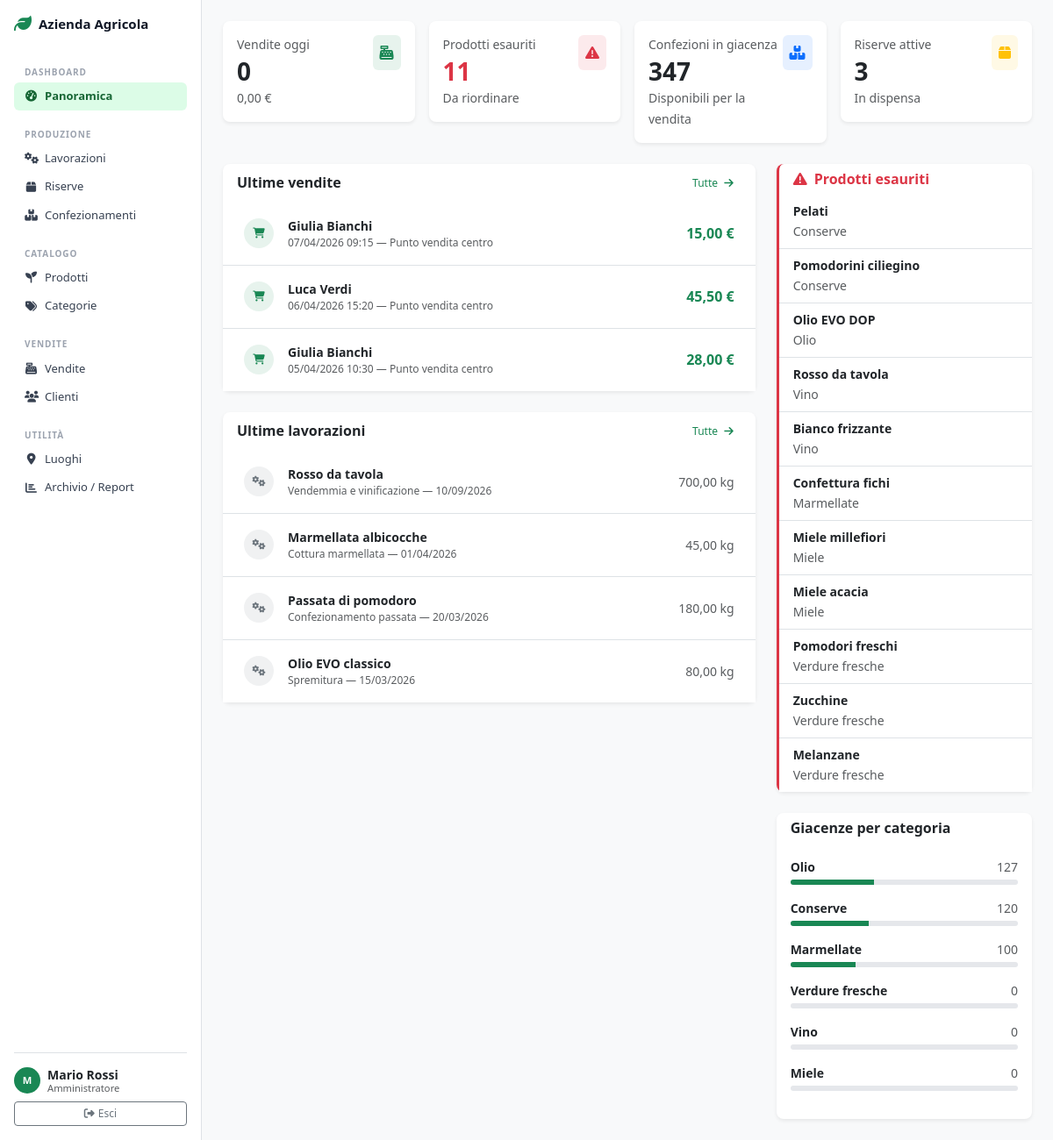
Page /admin/index.php (signed in) on the committed database.
### tables this page shows
CREATE TABLE IF NOT EXISTS VENDITA (
    idVendita INT AUTO_INCREMENT PRIMARY KEY,
    dataVendita DATETIME NOT NULL DEFAULT CURRENT_TIMESTAMP,
    totaleCalcolato DECIMAL(10, 2) NOT NULL DEFAULT 0.00,
    totalePagato DECIMAL(10, 2) NOT NULL DEFAULT 0.00,
    note TEXT NULL,
    idCliente INT NOT NULL,
    idLuogo INT NOT NULL,
    
    FOREIGN KEY (idCliente) REFERENCES CLIENTE(idCliente) ON DELETE RESTRICT,
    FOREIGN KEY (idLuogo) REFERENCES LUOGO(idLuogo) ON DELETE RESTRICT,
    INDEX idx_cliente (idCliente),
    INDEX idx_data (dataVendita),
    INDEX idx_luogo (idLuogo)
);

CREATE TABLE IF NOT EXISTS CLIENTE (
    idCliente INT AUTO_INCREMENT PRIMARY KEY,
    idUtente INT NULL,
    nome VARCHAR(150) NOT NULL,
    nickname VARCHAR(100) NULL,
    telefono VARCHAR(20) NULL,
    email VARCHAR(150) NULL,
    occasionale BOOLEAN NOT NULL DEFAULT FALSE,
    
    FOREIGN KEY (idUtente) REFERENCES UTENTE(idUtente) ON DELETE SET NULL,
    INDEX idx_occasionale (occasionale),
    INDEX idx_email (email)
);

CREATE TABLE IF NOT EXISTS LUOGO (
    idLuogo INT AUTO_INCREMENT PRIMARY KEY,
    nome VARCHAR(150) NOT NULL UNIQUE,
    indirizzo VARCHAR(255) NULL,
    tipo ENUM('campo', 'laboratorio', 'punto vendita', 'magazzino') NOT NULL,
    
    INDEX idx_tipo (tipo),
    INDEX idx_nome (nome)
);

CREATE TABLE IF NOT EXISTS LAVORAZIONE (
    idLavorazione INT AUTO_INCREMENT PRIMARY KEY,
    tipoLavorazione VARCHAR(100) NOT NULL,
    dataLavorazione DATE NOT NULL,
    quantitaIngresso DECIMAL(10, 2) NOT NULL,
    quantitaOttenuta DECIMAL(10, 2) NOT NULL,
    idProdotto INT NOT NULL,
    idLuogo INT NOT NULL,
    
    FOREIGN KEY (idProdotto) REFERENCES PRODOTTO(idProdotto) ON DELETE RESTRICT,
    FOREIGN KEY (idLuogo) REFERENCES LUOGO(idLuogo) ON DELETE RESTRICT,
    INDEX idx_data (dataLavorazione),
    INDEX idx_prodotto (idProdotto),
    INDEX idx_luogo (idLuogo)
);

CREATE TABLE IF NOT EXISTS PRODOTTO (
    idProdotto INT AUTO_INCREMENT PRIMARY KEY,
    nome VARCHAR(150) NOT NULL,
    unitaMisura ENUM('kg', 'litro', 'pezzo', 'grammo') NOT NULL,
    prezzoBase DECIMAL(10, 2) NOT NULL DEFAULT 0.00,
    idCategoria INT NOT NULL,
    
    FOREIGN KEY (idCategoria) REFERENCES CATEGORIA(idCategoria) ON DELETE RESTRICT,
    INDEX idx_categoria (idCategoria),
    INDEX idx_nome (nome)
);

CREATE TABLE IF NOT EXISTS CATEGORIA (
    idCategoria INT AUTO_INCREMENT PRIMARY KEY,
    nome VARCHAR(100) NOT NULL UNIQUE,
    descrizione TEXT NULL,
    
    INDEX idx_nome (nome)
);

### includes/db.php (called while the page is built, shortened)
<?php
function executeQuery($conn, $sql, $params = []) {
    $stmt = mysqli_prepare($conn, $sql);
    mysqli_stmt_execute($stmt);
    return $stmt;
}
function fetchOne($conn, $sql, $params = []) {
    $stmt  = executeQuery($conn, $sql, $params);
    $result = mysqli_stmt_get_result($stmt);
    $row   = mysqli_fetch_assoc($result);
    return $row;
}
function fetchAll($conn, $sql, $params = []) {
    $stmt   = executeQuery($conn, $sql, $params);
    $result = mysqli_stmt_get_result($stmt);
    $rows   = mysqli_fetch_all($result, MYSQLI_ASSOC);
    return $rows;
}

### includes/functions.php (called while the page is built, shortened)
<?php
function formatPrice($amount) {
    return number_format($amount, 2, ',', '.') . ' €';
}
function formatDate($date, $includeTime = false) {
    $timestamp = strtotime($date);
    if ($includeTime) {
        return date('d/m/Y H:i', $timestamp);
    }
    return date('d/m/Y', $timestamp);
}
function formatWeight($peso, $unita) {
    $peso = number_format($peso, 2, ',', '.');
    switch ($unita) {
        case 'kg':
            return $peso . ' kg';
    }
}
function getProdottiEsauriti($pdo) {
    $sql = "SELECT p.idProdotto, p.nome, c.nome as categoria
            FROM PRODOTTO p
            LEFT JOIN CATEGORIA c ON p.idCategoria = c.idCategoria
            LEFT JOIN CONFEZIONAMENTO conf ON p.idProdotto = conf.idProdotto
            GROUP BY p.idProdotto
            HAVING COALESCE(SUM(conf.giacenzaAttuale), 0) = 0";
    return fetchAll($pdo, $sql);
}

### admin/index.php (the view, shortened to what this page needs)
<?php
require_once '../includes/db.php';
require_once '../includes/functions.php';
$venditeOggi = fetchOne($pdo,
    "SELECT COUNT(*) as totale, COALESCE(SUM(totalePagato),0) as importo
     FROM VENDITA WHERE DATE(dataVendita) = CURDATE()"
);
$prodottiEsauriti = getProdottiEsauriti($pdo);
$totaleEsauriti   = count($prodottiEsauriti);
$giacenzeData  = fetchOne($pdo, "SELECT COALESCE(SUM(giacenzaAttuale),0) as totale FROM CONFEZIONAMENTO");
$totaleGiacenze = (int)$giacenzeData['totale'];
$riserveData   = fetchOne($pdo, "SELECT COUNT(*) as totale FROM RISERVA WHERE quantitaAttuale > 0");
$totaleRiserve = (int)$riserveData['totale'];
$ultimeVendite = fetchAll($pdo,
    "SELECT v.*, c.nome as nomeCliente, l.nome as nomeLuogo
     FROM VENDITA v
     INNER JOIN CLIENTE c ON v.idCliente = c.idCliente
     INNER JOIN LUOGO l ON v.idLuogo = l.idLuogo
     ORDER BY v.dataVendita DESC LIMIT 6"
);
$ultimeLavorazioni = fetchAll($pdo,
    "SELECT l.*, p.nome as nomeProdotto, lu.nome as nomeLuogo
     FROM LAVORAZIONE l
     INNER JOIN PRODOTTO p ON l.idProdotto = p.idProdotto
     INNER JOIN LUOGO lu ON l.idLuogo = lu.idLuogo
     ORDER BY l.dataLavorazione DESC LIMIT 6"
);
$giacenzeCategoria = fetchAll($pdo,
    "SELECT c.nome, COALESCE(SUM(conf.giacenzaAttuale), 0) as totale
     FROM CATEGORIA c
     LEFT JOIN PRODOTTO p ON c.idCategoria = p.idCategoria
     LEFT JOIN CONFEZIONAMENTO conf ON p.idProdotto = conf.idProdotto
     GROUP BY c.idCategoria
     ORDER BY totale DESC"
);
include '../includes/header_admin.php';
?>
<div class="row g-3 mb-4">
    <div class="col-6 col-lg-3">
        <div class="card border-0 shadow-sm">
            <div class="card-body">
                <div class="d-flex justify-content-between align-items-start">
                    <div>
                        <p class="text-muted small mb-1">Vendite oggi</p>
                        <h3 class="mb-0 fw-bold"><?php echo (int)$venditeOggi['totale']; ?></h3>
                        <small class="text-muted"><?php echo formatPrice($venditeOggi['importo']); ?></small>
                    </div>
                    <div class="bg-success bg-opacity-10 text-success rounded p-2">
                        <i class="fas fa-cash-register"></i>
                    </div>
                </div>
            </div>
        </div>
    </div>
    <div class="col-6 col-lg-3">
        <div class="card border-0 shadow-sm">
            <div class="card-body">
                <div class="d-flex justify-content-between align-items-start">
                    <div>
                        <p class="text-muted small mb-1">Prodotti esauriti</p>
                        <h3 class="mb-0 fw-bold <?php echo $totaleEsauriti > 0 ? 'text-danger' : 'text-success'; ?>">
                            <?php echo $totaleEsauriti; ?>
                        </h3>
                        <small class="text-muted"><?php echo $totaleEsauriti > 0 ? 'Da riordinare' : 'Tutto ok'; ?></small>
                    </div>
                    <div class="bg-<?php echo $totaleEsauriti > 0 ? 'danger' : 'success'; ?> bg-opacity-10
                                  text-<?php echo $totaleEsauriti > 0 ? 'danger' : 'success'; ?> rounded p-2">
                        <i class="fas fa-<?php echo $totaleEsauriti > 0 ? 'exclamation-triangle' : 'check-circle'; ?>"></i>
                    </div>
                </div>
            </div>
        </div>
    </div>
    <div class="col-6 col-lg-3">
        <div class="card border-0 shadow-sm">
            <div class="card-body">
                <div class="d-flex justify-content-between align-items-start">
                    <div>
                        <p class="text-muted small mb-1">Confezioni in giacenza</p>
                        <h3 class="mb-0 fw-bold"><?php echo $totaleGiacenze; ?></h3>
                        <small class="text-muted">Disponibili per la vendita</small>
                    </div>
                    <div class="bg-primary bg-opacity-10 text-primary rounded p-2">
                        <i class="fas fa-boxes-stacked"></i>
                    </div>
                </div>
            </div>
        </div>
    </div>
    <div class="col-6 col-lg-3">
        <div class="card border-0 shadow-sm">
            <div class="card-body">
                <div class="d-flex justify-content-between align-items-start">
                    <div>
                        <p class="text-muted small mb-1">Riserve attive</p>
                        <h3 class="mb-0 fw-bold"><?php echo $totaleRiserve; ?></h3>
                        <small class="text-muted">In dispensa</small>
                    </div>
                    <div class="bg-warning bg-opacity-10 text-warning rounded p-2">
                        <i class="fas fa-box"></i>
                    </div>
                </div>
            </div>
        </div>
    </div>
</div>
<div class="row g-4">
    <div class="col-lg-8">
        <div class="card border-0 shadow-sm mb-4">
            <div class="card-header bg-transparent border-0 d-flex justify-content-between align-items-center">
                <h6 class="mb-0 fw-semibold">Ultime vendite</h6>
                <a href="/admin/vendite.php" class="btn btn-sm btn-link text-success text-decoration-none">
                    Tutte <i class="fas fa-arrow-right ms-1"></i>
                </a>
            </div>
            <div class="card-body p-0">
                <?php if (empty($ultimeVendite)): ?>
                    <p class="text-center text-muted py-4 mb-0">Nessuna vendita</p>
                <?php else: ?>
                <ul class="list-group list-group-flush">
                    <?php foreach ($ultimeVendite as $v): ?>
                    <li class="list-group-item d-flex justify-content-between align-items-center px-4 py-3">
                        <div class="d-flex align-items-center gap-3">
                            <div class="bg-success bg-opacity-10 text-success rounded-circle d-flex align-items-center justify-content-center"
                                 style="width:34px;height:34px;flex-shrink:0">
                                <i class="fas fa-shopping-cart" style="font-size:.75rem"></i>
                            </div>
                            <div>
                                <div class="fw-semibold small"><?php echo htmlspecialchars($v['nomeCliente']); ?></div>
                                <div class="text-muted" style="font-size:.75rem">
                                    <?php echo formatDate($v['dataVendita'], true); ?> — <?php echo htmlspecialchars($v['nomeLuogo']); ?>
                                </div>
                            </div>
                        </div>
                        <strong class="text-success"><?php echo formatPrice($v['totalePagato']); ?></strong>
                    </li>
                    <?php endforeach; ?>
                </ul>
                <?php endif; ?>
            </div>
        </div>
        <div class="card border-0 shadow-sm">
            <div class="card-header bg-transparent border-0 d-flex justify-content-between align-items-center">
                <h6 class="mb-0 fw-semibold">Ultime lavorazioni</h6>
                <a href="/admin/lavorazione.php" class="btn btn-sm btn-link text-success text-decoration-none">
                    Tutte <i class="fas fa-arrow-right ms-1"></i>
                </a>
            </div>
            <div class="card-body p-0">
                <?php if (empty($ultimeLavorazioni)): ?>
                    <p class="text-center text-muted py-4 mb-0">Nessuna lavorazione</p>
                <?php else: ?>
                <ul class="list-group list-group-flush">
                    <?php foreach ($ultimeLavorazioni as $l): ?>
                    <li class="list-group-item d-flex justify-content-between align-items-center px-4 py-3">
                        <div class="d-flex align-items-center gap-3">
                            <div class="bg-secondary bg-opacity-10 text-secondary rounded-circle d-flex align-items-center justify-content-center"
                                 style="width:34px;height:34px;flex-shrink:0">
                                <i class="fas fa-cogs" style="font-size:.75rem"></i>
                            </div>
                            <div>
                                <div class="fw-semibold small"><?php echo htmlspecialchars($l['nomeProdotto']); ?></div>
                                <div class="text-muted" style="font-size:.75rem">
                                    <?php echo htmlspecialchars($l['tipoLavorazione']); ?> — <?php echo formatDate($l['dataLavorazione']); ?>
                                </div>
                            </div>
                        </div>
                        <span class="text-muted small"><?php echo formatWeight($l['quantitaOttenuta'], 'kg'); ?></span>
                    </li>
                    <?php endforeach; ?>
                </ul>
                <?php endif; ?>
            </div>
        </div>
    </div>
    <div class="col-lg-4">
        <?php if (!empty($prodottiEsauriti)): ?>
        <div class="card border-0 shadow-sm border-start border-danger border-3 mb-4">
            <div class="card-header bg-transparent border-0">
                <h6 class="mb-0 fw-semibold text-danger">
                    <i class="fas fa-exclamation-triangle me-2"></i>Prodotti esauriti
                </h6>
            </div>
            <div class="card-body p-0">
                <ul class="list-group list-group-flush">
                    <?php foreach ($prodottiEsauriti as $pe): ?>
                    <li class="list-group-item py-2 px-3">
                        <div class="fw-semibold small"><?php echo htmlspecialchars($pe['nome']); ?></div>
                        <small class="text-muted"><?php echo htmlspecialchars($pe['categoria']); ?></small>
                    </li>
                    <?php endforeach; ?>
                </ul>
            </div>
        </div>
        <?php endif; ?>
        <div class="card border-0 shadow-sm">
            <div class="card-header bg-transparent border-0">
                <h6 class="mb-0 fw-semibold">Giacenze per categoria</h6>
            </div>
            <div class="card-body">
                <?php foreach ($giacenzeCategoria as $gc): ?>
                <div class="mb-3">
                    <div class="d-flex justify-content-between mb-1">
                        <small class="fw-semibold"><?php echo htmlspecialchars($gc['nome']); ?></small>
                        <small class="text-muted"><?php echo (int)$gc['totale']; ?></small>
                    </div>
                    <div class="progress" style="height:6px">
                        <div class="progress-bar bg-success"
                             style="width:<?php echo $totaleGiacenze > 0 ? min(100, ($gc['totale'] / $totaleGiacenze) * 100) : 0; ?>%">
                        </div>
                    </div>
                </div>
                <?php endforeach; ?>
            </div>
        </div>
    </div>
</div>
<?php include '../includes/footer.php'; ?>

### css/admin.css (style rules this page uses)
.card { border-radius: 8px; }
.progress { border-radius: 4px; background: #e5e7eb; }
.btn-sm { font-size: .75rem; }

### rows in the picture
vendita: idCliente.nome "Giulia Bianchi", dataVendita "07/04/2026 09:15", idLuogo.nome "Punto vendita centro", totalePagato "15,00 €"
vendita: idCliente.nome "Luca Verdi", dataVendita "06/04/2026 15:20", idLuogo.nome "Punto vendita centro", totalePagato "45,50 €"
vendita: idCliente.nome "Giulia Bianchi", dataVendita "05/04/2026 10:30", idLuogo.nome "Punto vendita centro", totalePagato "28,00 €"
lavorazione: idProdotto.nome "Rosso da tavola", tipoLavorazione "Vendemmia e vinificazione", dataLavorazione "10/09/2026", quantitaOttenuta "700,00 kg"
lavorazione: idProdotto.nome "Marmellata albicocche", tipoLavorazione "Cottura marmellata", dataLavorazione "01/04/2026", quantitaOttenuta "45,00 kg"
lavorazione: idProdotto.nome "Passata di pomodoro", tipoLavorazione "Confezionamento passata", dataLavorazione "20/03/2026", quantitaOttenuta "180,00 kg"
lavorazione: idProdotto.nome "Olio EVO classico", tipoLavorazione "Spremitura", dataLavorazione "15/03/2026", quantitaOttenuta "80,00 kg"
prodotto: nome "Pelati", idCategoria.nome "Conserve"
prodotto: nome "Pomodorini ciliegino", idCategoria.nome "Conserve"
prodotto: nome "Olio EVO DOP", idCategoria.nome "Olio"
prodotto: nome "Rosso da tavola", idCategoria.nome "Vino"
prodotto: nome "Bianco frizzante", idCategoria.nome "Vino"
prodotto: nome "Confettura fichi", idCategoria.nome "Marmellate"
prodotto: nome "Miele millefiori", idCategoria.nome "Miele"
prodotto: nome "Miele acacia", idCategoria.nome "Miele"
prodotto: nome "Pomodori freschi", idCategoria.nome "Verdure fresche"
prodotto: nome "Zucchine", idCategoria.nome "Verdure fresche"
prodotto: nome "Melanzane", idCategoria.nome "Verdure fresche"

### other values in the picture
APP_NAME "Azienda Agricola"
substr(getUserName(), 0, 1) "M"
getUserName() "Mario Rossi"
$venditeOggi['totale'] "0"
formatPrice($venditeOggi['importo']) "0,00 €"
$totaleEsauriti "11"
$totaleGiacenze "347"
$totaleRiserve "3"
$gc['nome'] "Olio"
$gc['totale'] "127"
$gc['nome'] "Conserve"
$gc['totale'] "120"
$gc['nome'] "Marmellate"
$gc['totale'] "100"
$gc['nome'] "Verdure fresche"
